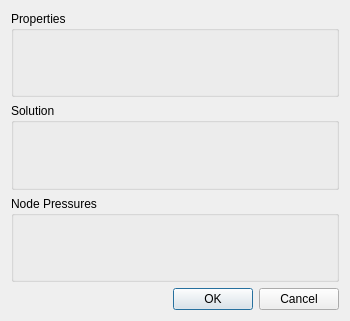
<?xml version="1.0" encoding="UTF-8"?>
<ui version="4.0">
 <class>BlockDialog</class>
 <widget class="QDialog" name="BlockDialog">
  <property name="geometry">
   <rect>
    <x>0</x>
    <y>0</y>
    <width>350</width>
    <height>321</height>
   </rect>
  </property>
  <property name="windowTitle">
   <string>Dialog</string>
  </property>
  <layout class="QVBoxLayout" name="verticalLayout">
   <item>
    <widget class="QGroupBox" name="property_box">
     <property name="title">
      <string>Properties</string>
     </property>
     <layout class="QFormLayout" name="formLayout"/>
    </widget>
   </item>
   <item>
    <widget class="QGroupBox" name="solution_box">
     <property name="title">
      <string>Solution</string>
     </property>
     <layout class="QVBoxLayout" name="verticalLayout_2"/>
    </widget>
   </item>
   <item>
    <widget class="QGroupBox" name="node_pressure_box">
     <property name="title">
      <string>Node Pressures</string>
     </property>
     <layout class="QVBoxLayout" name="verticalLayout_3"/>
    </widget>
   </item>
   <item>
    <widget class="QDialogButtonBox" name="buttonBox">
     <property name="orientation">
      <enum>Qt::Horizontal</enum>
     </property>
     <property name="standardButtons">
      <set>QDialogButtonBox::Cancel|QDialogButtonBox::Ok</set>
     </property>
    </widget>
   </item>
  </layout>
 </widget>
 <resources/>
 <connections>
  <connection>
   <sender>buttonBox</sender>
   <signal>accepted()</signal>
   <receiver>BlockDialog</receiver>
   <slot>accept()</slot>
   <hints>
    <hint type="sourcelabel">
     <x>248</x>
     <y>254</y>
    </hint>
    <hint type="destinationlabel">
     <x>157</x>
     <y>274</y>
    </hint>
   </hints>
  </connection>
  <connection>
   <sender>buttonBox</sender>
   <signal>rejected()</signal>
   <receiver>BlockDialog</receiver>
   <slot>reject()</slot>
   <hints>
    <hint type="sourcelabel">
     <x>316</x>
     <y>260</y>
    </hint>
    <hint type="destinationlabel">
     <x>286</x>
     <y>274</y>
    </hint>
   </hints>
  </connection>
 </connections>
</ui>
